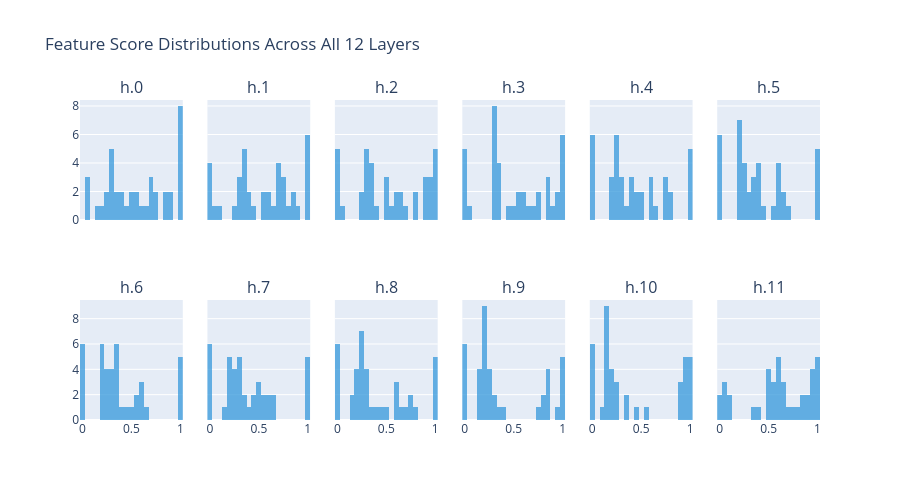

Notebook code for this chart:
### Markdown cell above
## Section 9 — Per-layer feature score distributions

### Code cell
if not NNSIGHT_AVAILABLE:
    print("Skipping - nnsight not available")
else:
    fig = make_subplots(rows=2, cols=6, subplot_titles=LAYER_LABELS,
                        shared_xaxes=True, shared_yaxes=True)
    for layer_idx in range(N_LAYERS):
        sub = df[df["layer_idx"] == layer_idx]
        fig.add_trace(
            go.Histogram(x=sub["score"], nbinsx=20, marker_color="#3498db",
                         opacity=0.75, showlegend=False),
            row=layer_idx // 6 + 1, col=layer_idx % 6 + 1,
        )
    fig.update_layout(title_text="Feature Score Distributions Across All 12 Layers", height=500)
    fig.show()

### Figure 1 — Plotly figure (JSON) as saved in the notebook; plotly's stock layout.template omitted (floating-point values rounded to 4 significant figures)
{"data": [{"marker": {"color": "#3498db"}, "nbinsx": 20, "opacity": 0.75, "showlegend": false, "type": "histogram", "x": [1.0, 0.7008, 0.532, 0.2162, 0.1406, 0.06198, 0.05897, 0.05615, 1.0, 0.9908, 0.6871, 0.6685, 0.493, 0.3059, 0.2607, 0.2512, 1.0, 0.8893, 0.7681, 0.7205, 0.4905, 0.4101, 0.312, 0.2919, 1.0, 0.8758, 0.8622, 0.7375, 0.5371, 0.3525, 0.343, 0.3044, 1.0, 0.9954, 0.9771, 0.8391, 0.5841, 0.4381, 0.3915, 0.2973], "xaxis": "x", "yaxis": "y"}, {"marker": {"color": "#3498db"}, "nbinsx": 20, "opacity": 0.75, "showlegend": false, "type": "histogram", "x": [1.0, 0.2348, 0.117, 0.03425, 0.02231, 0.009485, 0.009379, 0.009209, 1.0, 0.9088, 0.737, 0.6846, 0.5823, 0.3467, 0.3076, 0.2931, 1.0, 0.9766, 0.7912, 0.7148, 0.6158, 0.5385, 0.4057, 0.3368, 1.0, 0.857, 0.7524, 0.7071, 0.6315, 0.3866, 0.3528, 0.3411, 1.0, 0.832, 0.7301, 0.72, 0.5739, 0.4277, 0.36, 0.306], "xaxis": "x2", "yaxis": "y2"}, {"marker": {"color": "#3498db"}, "nbinsx": 20, "opacity": 0.75, "showlegend": false, "type": "histogram", "x": [1.0, 0.283, 0.02913, 0.008136, 0.004545, 0.002279, 0.00225, 0.002133, 1.0, 0.8849, 0.787, 0.6191, 0.4972, 0.2772, 0.2594, 0.2442, 1.0, 0.9531, 0.9475, 0.711, 0.5573, 0.4981, 0.341, 0.3234, 1.0, 0.9472, 0.8759, 0.6736, 0.5812, 0.3553, 0.3289, 0.3118, 1.0, 0.9149, 0.7917, 0.642, 0.5202, 0.3902, 0.3743, 0.2805], "xaxis": "x3", "yaxis": "y3"}, {"marker": {"color": "#3498db"}, "nbinsx": 20, "opacity": 0.75, "showlegend": false, "type": "histogram", "x": [1.0, 0.29, 0.02699, 0.007434, 0.002976, 0.002325, 0.002157, 0.002008, 1.0, 0.9696, 0.8656, 0.6759, 0.5321, 0.3105, 0.2911, 0.2838, 1.0, 0.994, 0.9285, 0.7525, 0.5851, 0.5242, 0.3559, 0.3106, 1.0, 0.8792, 0.8414, 0.6289, 0.5422, 0.3431, 0.2901, 0.2839, 1.0, 0.8419, 0.7591, 0.5913, 0.4747, 0.3593, 0.3478, 0.2831], "xaxis": "x4", "yaxis": "y4"}, {"marker": {"color": "#3498db"}, "nbinsx": 20, "opacity": 0.75, "showlegend": false, "type": "histogram", "x": [1.0, 0.2852, 0.02495, 0.006862, 0.002268, 0.002176, 0.002068, 0.001851, 1.0, 0.7371, 0.6487, 0.4932, 0.3894, 0.2514, 0.2214, 0.2201, 1.0, 0.7984, 0.7973, 0.5883, 0.4742, 0.4121, 0.2936, 0.2723, 1.0, 0.7602, 0.7271, 0.5173, 0.4569, 0.2904, 0.2402, 0.2379, 1.0, 0.6019, 0.5848, 0.4055, 0.3438, 0.2734, 0.24, 0.1877], "xaxis": "x5", "yaxis": "y5"}, {"marker": {"color": "#3498db"}, "nbinsx": 20, "opacity": 0.75, "showlegend": false, "type": "histogram", "x": [1.0, 0.275, 0.02236, 0.006239, 0.002266, 0.002056, 0.002019, 0.001691, 1.0, 0.6093, 0.5321, 0.4014, 0.3147, 0.1954, 0.1846, 0.1767, 1.0, 0.6895, 0.6266, 0.4571, 0.3683, 0.3257, 0.2559, 0.223, 1.0, 0.6584, 0.5891, 0.4168, 0.3764, 0.2369, 0.2165, 0.209, 1.0, 0.608, 0.5751, 0.3954, 0.3397, 0.2808, 0.2329, 0.1838], "xaxis": "x6", "yaxis": "y6"}, {"marker": {"color": "#3498db"}, "nbinsx": 20, "opacity": 0.75, "showlegend": false, "type": "histogram", "x": [1.0, 0.2688, 0.01996, 0.005656, 0.002774, 0.002363, 0.002256, 0.002054, 1.0, 0.5767, 0.475, 0.3557, 0.2777, 0.2474, 0.207, 0.178, 1.0, 0.6462, 0.5629, 0.4063, 0.3265, 0.3146, 0.2944, 0.2258, 1.0, 0.6226, 0.5092, 0.3655, 0.3569, 0.3287, 0.2115, 0.2063, 1.0, 0.6004, 0.5347, 0.3629, 0.3176, 0.2598, 0.2166, 0.211], "xaxis": "x7", "yaxis": "y7"}, {"marker": {"color": "#3498db"}, "nbinsx": 20, "opacity": 0.75, "showlegend": false, "type": "histogram", "x": [1.0, 0.2648, 0.01798, 0.00513, 0.004651, 0.003146, 0.002327, 0.002048, 1.0, 0.5487, 0.4961, 0.3912, 0.292, 0.2303, 0.1992, 0.1591, 1.0, 0.6128, 0.5286, 0.4774, 0.3446, 0.2841, 0.2647, 0.2127, 1.0, 0.6296, 0.6211, 0.4363, 0.3056, 0.2771, 0.2057, 0.1883, 1.0, 0.6694, 0.5197, 0.4266, 0.3526, 0.3229, 0.2393, 0.195], "xaxis": "x8", "yaxis": "y8"}, {"marker": {"color": "#3498db"}, "nbinsx": 20, "opacity": 0.75, "showlegend": false, "type": "histogram", "x": [1.0, 0.2621, 0.01565, 0.007315, 0.004632, 0.004469, 0.002304, 0.002029, 1.0, 0.608, 0.6068, 0.3561, 0.2599, 0.2279, 0.1906, 0.173, 1.0, 0.731, 0.7091, 0.4402, 0.3102, 0.2578, 0.2385, 0.1999, 1.0, 0.7449, 0.6486, 0.3798, 0.2628, 0.2382, 0.1921, 0.1625, 1.0, 0.7848, 0.6036, 0.4802, 0.3219, 0.317, 0.2886, 0.201], "xaxis": "x9", "yaxis": "y9"}, {"marker": {"color": "#3498db"}, "nbinsx": 20, "opacity": 0.75, "showlegend": false, "type": "histogram", "x": [1.0, 0.2602, 0.0126, 0.008207, 0.005935, 0.003787, 0.002248, 0.002069, 1.0, 0.8141, 0.7709, 0.2713, 0.1997, 0.1764, 0.1522, 0.1443, 1.0, 0.8681, 0.8679, 0.3432, 0.2417, 0.1985, 0.1864, 0.1553, 1.0, 0.865, 0.778, 0.3213, 0.2224, 0.2103, 0.1904, 0.1555, 1.0, 0.9264, 0.8379, 0.4001, 0.2879, 0.2693, 0.2169, 0.2136], "xaxis": "x10", "yaxis": "y10"}, {"marker": {"color": "#3498db"}, "nbinsx": 20, "opacity": 0.75, "showlegend": false, "type": "histogram", "x": [1.0, 0.2583, 0.00999, 0.008768, 0.008211, 0.005692, 0.002805, 0.00221, 1.0, 0.9682, 0.9584, 0.3613, 0.1922, 0.1402, 0.1393, 0.1325, 1.0, 0.931, 0.9009, 0.3336, 0.2197, 0.1536, 0.1324, 0.1125, 1.0, 0.9562, 0.9441, 0.4437, 0.233, 0.164, 0.1521, 0.1443, 1.0, 0.8835, 0.8807, 0.532, 0.2395, 0.1833, 0.1799, 0.1602], "xaxis": "x11", "yaxis": "y11"}, {"marker": {"color": "#3498db"}, "nbinsx": 20, "opacity": 0.75, "showlegend": false, "type": "histogram", "x": [1.0, 0.1091, 0.08375, 0.0666, 0.05967, 0.04911, 0.0203, 0.02026, 1.0, 0.9406, 0.891, 0.6485, 0.5896, 0.5882, 0.5316, 0.3792, 1.0, 0.9015, 0.8391, 0.64, 0.6115, 0.5545, 0.5025, 0.3679, 1.0, 0.9406, 0.9401, 0.9283, 0.7, 0.6614, 0.5953, 0.4935, 1.0, 0.8423, 0.7756, 0.7318, 0.5865, 0.5391, 0.5102, 0.4924], "xaxis": "x12", "yaxis": "y12"}], "layout": {"annotations": [{"font": {"size": 16}, "showarrow": false, "text": "h.0", "x": 0.06944, "xanchor": "center", "xref": "paper", "y": 1.0, "yanchor": "bottom", "yref": "paper"}, {"font": {"size": 16}, "showarrow": false, "text": "h.1", "x": 0.2417, "xanchor": "center", "xref": "paper", "y": 1.0, "yanchor": "bottom", "yref": "paper"}, {"font": {"size": 16}, "showarrow": false, "text": "h.2", "x": 0.4139, "xanchor": "center", "xref": "paper", "y": 1.0, "yanchor": "bottom", "yref": "paper"}, {"font": {"size": 16}, "showarrow": false, "text": "h.3", "x": 0.5861, "xanchor": "center", "xref": "paper", "y": 1.0, "yanchor": "bottom", "yref": "paper"}, {"font": {"size": 16}, "showarrow": false, "text": "h.4", "x": 0.7583, "xanchor": "center", "xref": "paper", "y": 1.0, "yanchor": "bottom", "yref": "paper"}, {"font": {"size": 16}, "showarrow": false, "text": "h.5", "x": 0.9306, "xanchor": "center", "xref": "paper", "y": 1.0, "yanchor": "bottom", "yref": "paper"}, {"font": {"size": 16}, "showarrow": false, "text": "h.6", "x": 0.06944, "xanchor": "center", "xref": "paper", "y": 0.375, "yanchor": "bottom", "yref": "paper"}, {"font": {"size": 16}, "showarrow": false, "text": "h.7", "x": 0.2417, "xanchor": "center", "xref": "paper", "y": 0.375, "yanchor": "bottom", "yref": "paper"}, {"font": {"size": 16}, "showarrow": false, "text": "h.8", "x": 0.4139, "xanchor": "center", "xref": "paper", "y": 0.375, "yanchor": "bottom", "yref": "paper"}, {"font": {"size": 16}, "showarrow": false, "text": "h.9", "x": 0.5861, "xanchor": "center", "xref": "paper", "y": 0.375, "yanchor": "bottom", "yref": "paper"}, {"font": {"size": 16}, "showarrow": false, "text": "h.10", "x": 0.7583, "xanchor": "center", "xref": "paper", "y": 0.375, "yanchor": "bottom", "yref": "paper"}, {"font": {"size": 16}, "showarrow": false, "text": "h.11", "x": 0.9306, "xanchor": "center", "xref": "paper", "y": 0.375, "yanchor": "bottom", "yref": "paper"}], "height": 500, "title": {"text": "Feature Score Distributions Across All 12 Layers"}, "xaxis": {"anchor": "y", "domain": [0.0, 0.1389], "matches": "x7", "showticklabels": false}, "xaxis10": {"anchor": "y10", "domain": [0.5167, 0.6556]}, "xaxis11": {"anchor": "y11", "domain": [0.6889, 0.8278]}, "xaxis12": {"anchor": "y12", "domain": [0.8611, 1.0]}, "xaxis2": {"anchor": "y2", "domain": [0.1722, 0.3111], "matches": "x8", "showticklabels": false}, "xaxis3": {"anchor": "y3", "domain": [0.3444, 0.4833], "matches": "x9", "showticklabels": false}, "xaxis4": {"anchor": "y4", "domain": [0.5167, 0.6556], "matches": "x10", "showticklabels": false}, "xaxis5": {"anchor": "y5", "domain": [0.6889, 0.8278], "matches": "x11", "showticklabels": false}, "xaxis6": {"anchor": "y6", "domain": [0.8611, 1.0], "matches": "x12", "showticklabels": false}, "xaxis7": {"anchor": "y7", "domain": [0.0, 0.1389]}, "xaxis8": {"anchor": "y8", "domain": [0.1722, 0.3111]}, "xaxis9": {"anchor": "y9", "domain": [0.3444, 0.4833]}, "yaxis": {"anchor": "x", "domain": [0.625, 1.0]}, "yaxis10": {"anchor": "x10", "domain": [0.0, 0.375], "matches": "y7", "showticklabels": false}, "yaxis11": {"anchor": "x11", "domain": [0.0, 0.375], "matches": "y7", "showticklabels": false}, "yaxis12": {"anchor": "x12", "domain": [0.0, 0.375], "matches": "y7", "showticklabels": false}, "yaxis2": {"anchor": "x2", "domain": [0.625, 1.0], "matches": "y", "showticklabels": false}, "yaxis3": {"anchor": "x3", "domain": [0.625, 1.0], "matches": "y", "showticklabels": false}, "yaxis4": {"anchor": "x4", "domain": [0.625, 1.0], "matches": "y", "showticklabels": false}, "yaxis5": {"anchor": "x5", "domain": [0.625, 1.0], "matches": "y", "showticklabels": false}, "yaxis6": {"anchor": "x6", "domain": [0.625, 1.0], "matches": "y", "showticklabels": false}, "yaxis7": {"anchor": "x7", "domain": [0.0, 0.375]}, "yaxis8": {"anchor": "x8", "domain": [0.0, 0.375], "matches": "y7", "showticklabels": false}, "yaxis9": {"anchor": "x9", "domain": [0.0, 0.375], "matches": "y7", "showticklabels": false}}}
